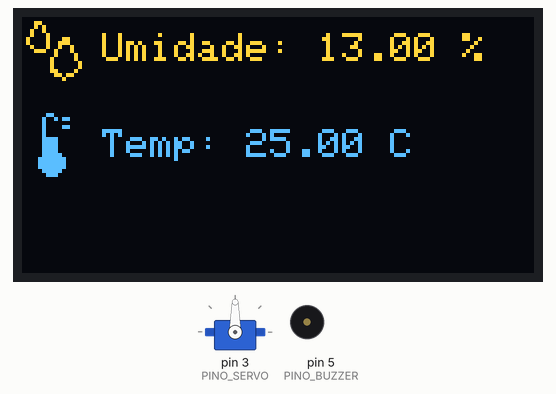
The sketch below on a simulated Arduino Uno, built with avr-gcc and run on an emulated ATmega328P. Shown: servo, 128×64 one-colour display, buzzer (waves = sounding). The OLED is the two-colour kind (top 16 rows yellow); what the sketch prints to the serial monitor is not drawn.

Above: at 1.0 s.
Timing chart, 0 to 2.5 s (numbered marks = the images above):
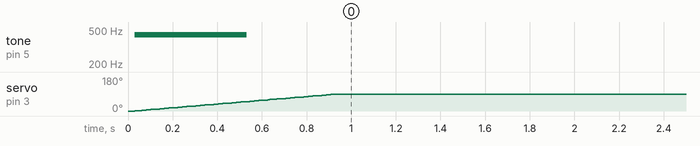

Measured:
- by itself, tone on pin 5 (PINO_BUZZER): silent → 440 Hz at 0.03 s, → silent 0.50 s later
- by itself, servo on pin 3 (PINO_SERVO): moves from 0° to 90° over 0.90 s

The sketch:

index.ino
```cpp
#include <Servo.h>

// Elian includes
#define PINO_SERVO 3
#define PINO_BUZZER 5
#define LIMITE_INFERIOR 23
#define LIMITE_SUPERIOR 60

Servo servo;

int humidade = 0;
int posicao_servo = 0;
int velocidade_servo = 1;
int tempo_servo = velocidade_servo*10;
int intervalo_beep = (2000)/tempo_servo;  // para alterar o intervalo entre cada beep, altere apenas o valor entre parenteses
int contador_beep = intervalo_beep;


// Mateus includes
#include <Adafruit_GFX.h>
#include <Adafruit_SSD1306.h>
#include <SPI.h>
#include <Wire.h>

#define SCREEN_WIDTH 128
#define SCREEN_HEIGHT 64
Adafruit_SSD1306 OLED(SCREEN_WIDTH, SCREEN_HEIGHT, &Wire, -1);

// Ícone de gota - 16x16
const unsigned char waterIcon[] PROGMEM = {
  0x00, 0x00, 0x18, 0x00, 0x14, 0x00, 0x24, 0x00, 0x22, 0x00, 0x42, 0x30, 0x42, 0x70, 0x22, 0x48,
  0x1c, 0x88, 0x00, 0x84, 0x01, 0x04, 0x01, 0x02, 0x01, 0x02, 0x01, 0x84, 0x00, 0xd8, 0x00, 0x20
};


// Ícone de termômetro - 16x16
const unsigned char PROGMEM termoIcon[] = {
  0x03, 0x00, 0x04, 0xb0, 0x04, 0x00, 0x04, 0x30, 0x04, 0x00, 0x04, 0x00, 0x07, 0x80, 0x07, 0x80,
  0x07, 0x80, 0x07, 0x80, 0x07, 0xc0, 0x0f, 0xe0, 0x0f, 0xe0, 0x0f, 0xe0, 0x07, 0xc0, 0x03, 0x80
};

void setup() {
  servo.attach(PINO_SERVO);
  servo.write(posicao_servo);
  Serial.begin(9600);
  Serial.begin(9600);
  if (!OLED.begin(SSD1306_SWITCHCAPVCC, 0x3C)) {
    Serial.println(F("Erro ao iniciar o display OLED"));
    while (true)
      ;
  }
  OLED.clearDisplay();
}

void loop() {
  // Elian Servo + buzzer
  if (humidade < LIMITE_INFERIOR){
    // ativa o buzzer no com intervalo definido
    if (contador_beep == intervalo_beep){
      tone(PINO_BUZZER , 440, 500);
      contador_beep = 0;
    }
    contador_beep++;

    // coloca o motor na posicao de 90 graus
    while(posicao_servo < 90){
      posicao_servo = posicao_servo + velocidade_servo;
      servo.write(posicao_servo);
      delay(tempo_servo);
    }

  }else if(humidade > LIMITE_SUPERIOR){
    //coloca o motor na posicao de 0 graus
    while(posicao_servo > 0){
      posicao_servo = posicao_servo - velocidade_servo;
      servo.write(posicao_servo);
      delay(tempo_servo);
    }
  }

  // Display Mateus
  Serial.print("humidade: ");
  Serial.println(humidade);

  float umidade = 13;
  float temperatura = 25;

  OLED.clearDisplay();
  OLED.setTextColor(SSD1306_WHITE);

  exibirUmidade(umidade);
  exibirTemperatura(temperatura);

  OLED.display();
  delay(1000);

}

// Função para exibir umidade com ícone
void exibirUmidade(float valor) {
  OLED.drawBitmap(0, 0, waterIcon, 16, 16, SSD1306_WHITE);
  OLED.setCursor(20, 4);
  OLED.setTextSize(1);
  OLED.print("Umidade: ");
  OLED.print(valor);
  OLED.println(" %");
}

// Função para exibir temperatura com ícone
void exibirTemperatura(float valor) {
  OLED.drawBitmap(0, 24, termoIcon, 16, 16, SSD1306_WHITE);
  OLED.setCursor(20, 28);
  OLED.setTextSize(1);
  OLED.print("Temp: ");
  OLED.print(valor);
  OLED.println(" C");
}
```
